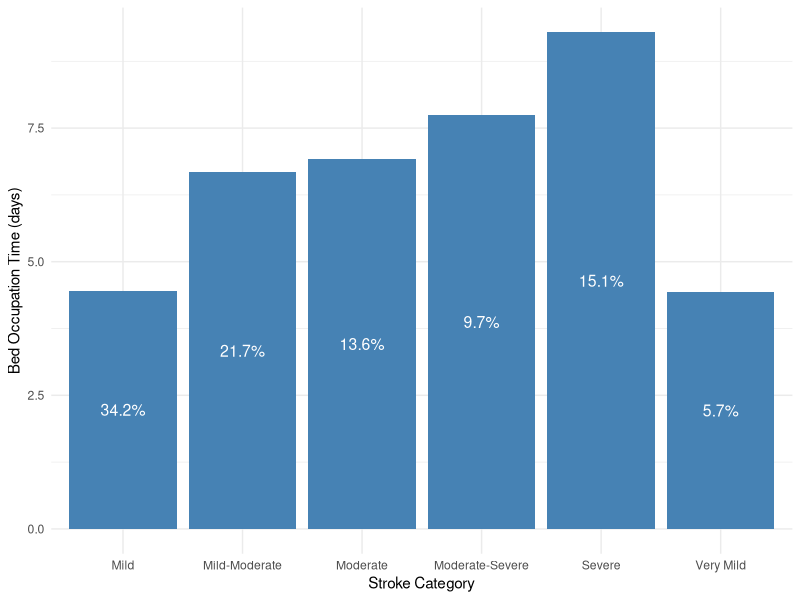
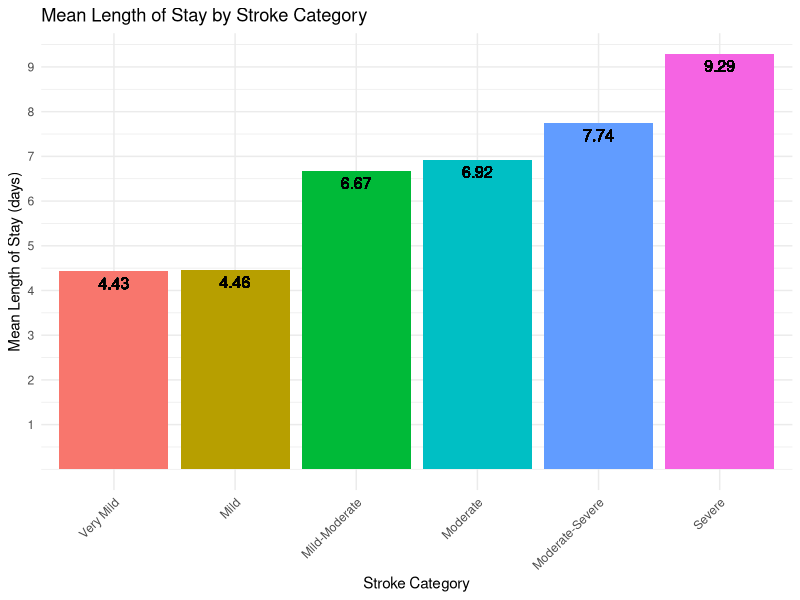
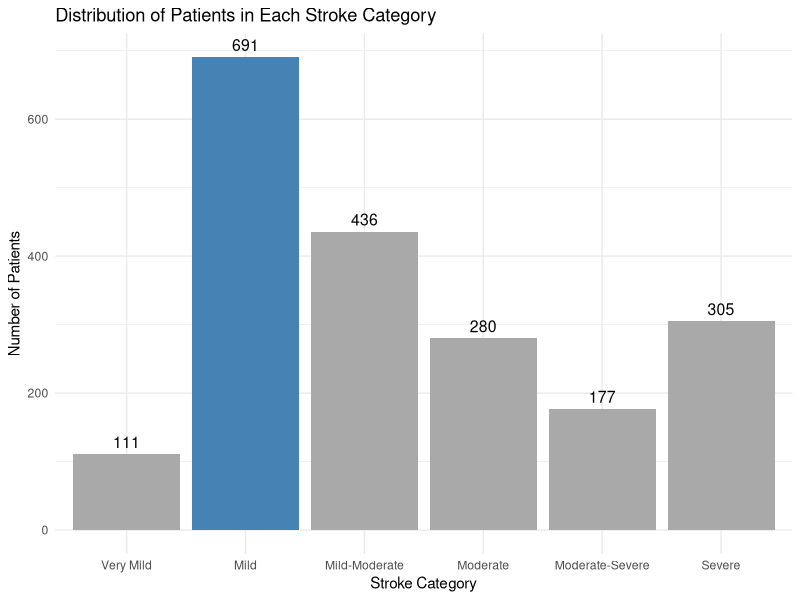

Write the R code that produced these figures, in order.
## ---- chunk 1

#| label: tbl-strokeCat
#| tbl-cap: Stroke Categories, Probabiliy and Bed Occupation times

library(tidyverse)
library(ggplot2)
library(bookdown)

set.seed(2023)
# Parameters

total_patients <- 2000 # assuming there are 2000 all around the year
total_patients_future <- 2500 # assuming the 2500 patients in the future 
patients_per_month <- 2000/12 # patients per month
arrival_rate <- total_patients/365  # average 6 patients per day
arrival_rate_future <- total_patients_future/365 # average 7 patients per day

# Bed occupation time (in days) for each stroke level

bed_occupation_time <- list(c(4.43), c(4.46), c(6.67), c(6.92), c(7.74), c(9.29))


# Probability of each stroke level
stroke_level_prob <- c(0.0570,0.342, 0.217, 0.136, 0.0971, 0.151)

# visualization

library(ggplot2)

bed_occupation_time_df <- data.frame(
  stroke_category = c("Very Mild", "Mild", "Mild-Moderate", "Moderate", "Moderate-Severe", "Severe"),
  bed_occupation_time = c(4.43,4.46,6.67,6.92,7.74,9.29),
  probability = c(0.0570,0.342, 0.217, 0.136, 0.0971, 0.151)
)

updated_bed_occupation_time_df <- bed_occupation_time_df

colnames(updated_bed_occupation_time_df) <- c("Stroke Categories", "Bed Occupation times", "Stroke Probability")

updated_bed_occupation_time_df %>%
  knitr::kable(caption = "Stroke categories and corresponding length of stay and probabilities")
## ---- chunk 2

# viz for the stroke categrories.

v1 <-ggplot(updated_bed_occupation_time_df, aes(x = `Stroke Categories`, y = `Bed Occupation times`)) +
  geom_col(fill = "steelblue") +
  theme_minimal()+
  geom_text(aes(label = scales::percent(`Stroke Probability`, accuracy = 0.1)), 
            position = position_stack(vjust = 0.5), color = "white", size = 4) +
  theme_minimal() +
  labs(
       x = "Stroke Category",
       y = "Bed Occupation Time (days)")
v1

## ---- chunk 3

# total patients = 2000
# arrival rate = 6

generate_interarrival_times <- function(total_patients, arrival_rate) {
  interarrival_times <- rexp(total_patients, rate = arrival_rate)
  return(interarrival_times)
}

## ---- chunk 4

# stroke_level_prob <- c(0.0570,0.342, 0.217, 0.136, 0.0971, 0.151)

assign_stroke_levels <- function(total_patients, stroke_level_prob) {
  stroke_levels <- sample(1:length(stroke_level_prob), 
                          size = total_patients, 
                          replace = TRUE, 
                          prob = stroke_level_prob)
  return(stroke_levels)
}

stroke_levels <- assign_stroke_levels(total_patients, stroke_level_prob)
## ---- chunk 5
generate_length_of_stay <- function(total_patients, 
                                    bed_occupation_time, 
                                    stroke_levels) {
  length_of_stay <- numeric(total_patients)
  
  for (i in 1:total_patients) {
    
    stroke_level <- stroke_levels[i]
    
    if (length(bed_occupation_time[[stroke_level]]) == 1) {
      
      length_of_stay[i] <- bed_occupation_time[[stroke_level]][1]
    } 
    else {
      length_of_stay[i] <- sample(bed_occupation_time[[stroke_level]][1]
                                  :bed_occupation_time[[stroke_level]][2], 1)
    }
  }
  
  return(length_of_stay)
}


# Generating length_of_stay for each patient
length_of_stay <- generate_length_of_stay(total_patients, 
                                          bed_occupation_time, 
                                          stroke_levels)
## ---- chunk 6
set.seed(2023)

# generating the arrival data for the current volume of patients

# Add number_of_patients and length_of_stay to arrivals_data

interarrival_times <- generate_interarrival_times(total_patients, arrival_rate)

stroke_levels <- assign_stroke_levels(total_patients, stroke_level_prob)

length_of_stay<- generate_length_of_stay(total_patients, bed_occupation_time, stroke_levels)

arrivals_data <- data.frame(interarrival_times, stroke_levels, length_of_stay)

## ---- chunk 7
arrivals_data$stroke_categories <- factor(arrivals_data$stroke_levels,
                                          levels = c(1, 2, 3, 4, 5, 6),
                                          labels = c("Very Mild", "Mild", "Mild-Moderate", "Moderate", "Moderate-Severe", "Severe"))

colnames(arrivals_data) <- c("Interarrival times", "stroke levels", "Length of stay", "stroke categoryNames")

arrivals_data %>% 
  select(-`stroke levels`) %>%
  head() %>%
  knitr::kable(caption = "Patient Arrival Data")
## ---- chunk 8
ggplot(arrivals_data, aes(x = `stroke categoryNames`, y = `Length of stay`, fill = `stroke categoryNames`)) +
  geom_bar(stat = "summary", fun = "mean", position = "dodge") +
  geom_text(aes(label = round(`Length of stay`, 2)), vjust = 1.5, size = 4) +
  theme_minimal() +
  scale_y_continuous(breaks = c(1,2,3,4,5,6,7,8,9,10))+
  labs(title = "Mean Length of Stay by Stroke Category",
       x = "Stroke Category",
       y = "Mean Length of Stay (days)") +
  scale_fill_discrete(name = "Stroke Category")+
        theme(axis.text.x = element_text(angle = 45 ,hjust = 1),
            legend.position = "none")
## ---- chunk 9

library(dplyr)
arrivals_summary <- arrivals_data %>%
  count(`stroke categoryNames`) %>%
  mutate(max_count = n == max(n))

stroke_distribution <- ggplot(arrivals_summary, aes(x = `stroke categoryNames`, y = n, fill = max_count)) +
  geom_bar(stat = "identity") +
  geom_text(aes(label = n), vjust = -0.5, size = 4) +
  scale_fill_manual(values = c("darkgray", "steelblue"), guide = FALSE) +
  theme_minimal() +
  labs(
    x = "Stroke Category",
    y = "Number of Patients",
    title = "Distribution of Patients in Each Stroke Category"
  )

stroke_distribution
